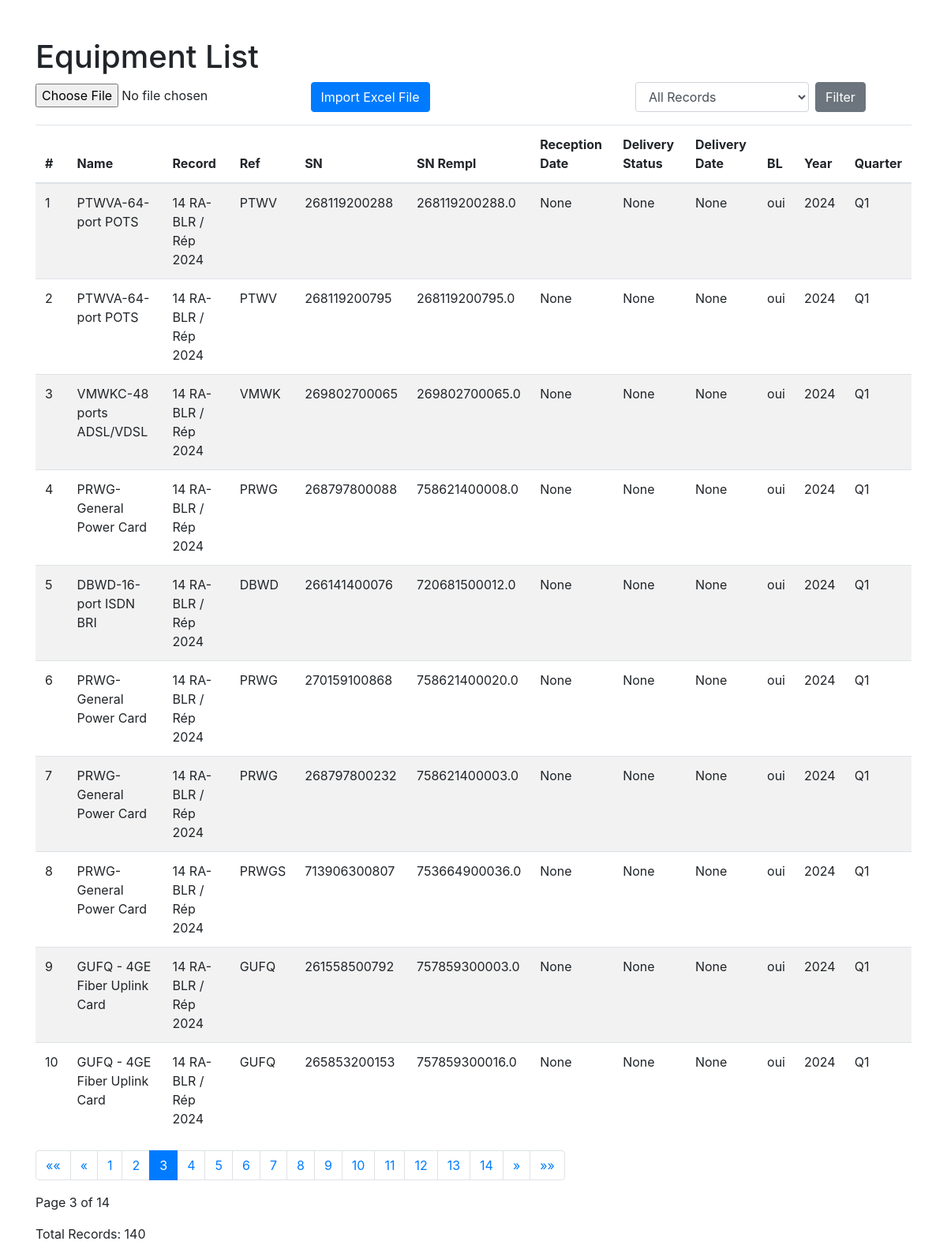
Screenshot of /inventory/equipments/?page=3 with the database file from the repository.
### inventory/models.py (models this page shows, shortened)
class Equipment(models.Model):
    record = models.ForeignKey(Record, related_name='equipment', on_delete=models.CASCADE)
    name = models.CharField(max_length=255)
    ref = models.CharField(max_length=255, blank=True, null=True)
    sn = models.CharField(max_length=255, blank=True, null=True)
    sn_rempl = models.CharField(max_length=255, blank=True, null=True)
    reception_date = models.DateField(blank=True, null=True)
    delivery_status = models.CharField(max_length=255, blank=True, null=True)
    delivery_date = models.DateField(blank=True, null=True)
    bl = models.CharField(max_length=255, blank=True, null=True)
    year = models.PositiveIntegerField(blank=True, null=True)
    quarter = models.CharField(max_length=2, blank=True, null=True)
    order_index = models.PositiveIntegerField()  # New field to store row order

class Record(models.Model):
    name = models.CharField(max_length=255)

### inventory/views.py (the view, shortened to what this page needs)
# urls.py: path('equipments/', views.equipment_list, name='equipment_list'),
def equipment_list(request):
    form = UploadFileForm()
    filter_record_id = request.GET.get('record')
    equipments = Equipment.objects.all()
    if filter_record_id:
        equipments = equipments.filter(record_id=filter_record_id)
    paginator = Paginator(equipments, 10)  # Show 10 equipments per page
    page_number = request.GET.get('page')
    page_obj = paginator.get_page(page_number)
    return render(request, 'inventory/equipment_list.html', {
        'equipments': page_obj,
        'form': form,
        'records': Record.objects.all(),  # Ensure records are available for filtering
        'filter_record_id': filter_record_id  # Current filter record ID
    })

### inventory/forms.py
class UploadFileForm(forms.Form):
    file = forms.FileField()

### inventory/templates/inventory/equipment_list.html (shortened to what this page needs)
{% load static %}
<!DOCTYPE html>
<html lang="en">
<head>
    <link href="https://stackpath.bootstrapcdn.com/bootstrap/4.5.2/css/bootstrap.min.css" rel="stylesheet">
</head>
<body>
<div class="container">
    <h1 class="mt-5">Equipment List</h1>
    <div class="row mb-3">
        <div class="col-md-8">
            <form method="post" enctype="multipart/form-data">
                {{ form.file }}
                <button type="submit" class="btn btn-primary">Import Excel File</button>
            </form>
        </div>
        <div class="col-md-4">
            <form method="get" class="form-inline">
                <div class="form-group mr-2">
                    <select name="record" id="record" class="form-control">
                        <option value="">All Records</option>
                    </select>
                </div>
                <button type="submit" class="btn btn-secondary">Filter</button>
            </form>
        </div>
    </div>
    <table class="table table-striped">
        <thead>
            <tr>
                <th>#</th>
                <th>Name</th>
                <th>Record</th>
                <th>Ref</th>
                <th>SN</th>
                <th>SN Rempl</th>
                <th>Reception Date</th>
                <th>Delivery Status</th>
                <th>Delivery Date</th>
                <th>BL</th>
                <th>Year</th>
                <th>Quarter</th>
            </tr>
        </thead>
        <tbody>
            {% for equipment in equipments %}
            <tr>
                <td>{{ forloop.counter }}</td>
                <td>{{ equipment.name }}</td>
                <td>{{ equipment.record.name }}</td>
                <td>{{ equipment.ref }}</td>
                <td>{{ equipment.sn }}</td>
                <td>{{ equipment.sn_rempl }}</td>
                <td>{{ equipment.reception_date }}</td>
                <td>{{ equipment.delivery_status }}</td>
                <td>{{ equipment.delivery_date }}</td>
                <td>{{ equipment.bl }}</td>
                <td>{{ equipment.year }}</td>
                <td>{{ equipment.quarter }}</td>
            </tr>
            {% endfor %}
        </tbody>
    </table>
    <nav aria-label="Page navigation">
        <ul class="pagination">
            {% if equipments.has_previous %}
                <li class="page-item">
                    <a class="page-link" href="?page=1{% if filter_record_id %}&record={{ filter_record_id }}{% endif %}" aria-label="First">
                        <span aria-hidden="true">&laquo;&laquo;</span>
                    </a>
                </li>
                <li class="page-item">
                    <a class="page-link" href="?page={{ equipments.previous_page_number }}{% if filter_record_id %}&record={{ filter_record_id }}{% endif %}" aria-label="Previous">
                        <span aria-hidden="true">&laquo;</span>
                    </a>
                </li>
            {% endif %}
            {% for num in equipments.paginator.page_range %}
                {% if equipments.number == num %}
                    <li class="page-item active" aria-current="page">
                        <span class="page-link">{{ num }}<span class="sr-only">(current)</span></span>
                    </li>
                {% else %}
                    <li class="page-item">
                        <a class="page-link" href="?page={{ num }}{% if filter_record_id %}&record={{ filter_record_id }}{% endif %}">{{ num }}</a>
                    </li>
                {% endif %}
            {% endfor %}
            {% if equipments.has_next %}
                <li class="page-item">
                    <a class="page-link" href="?page={{ equipments.next_page_number }}{% if filter_record_id %}&record={{ filter_record_id }}{% endif %}" aria-label="Next">
                        <span aria-hidden="true">&raquo;</span>
                    </a>
                </li>
                <li class="page-item">
                    <a class="page-link" href="?page={{ equipments.paginator.num_pages }}{% if filter_record_id %}&record={{ filter_record_id }}{% endif %}" aria-label="Last">
                        <span aria-hidden="true">&raquo;&raquo;</span>
                    </a>
                </li>
            {% endif %}
        </ul>
    </nav>
    <div class="mt-3">
        <p>Page {{ equipments.number }} of {{ equipments.paginator.num_pages }}</p>
        <p>Total Records: {{ equipments.paginator.count }}</p>
    </div>
</div>
</body>
</html>

### rows the page displays
Equipment: name "PTWVA-64-port POTS", record.name "14 RA-BLR / Rép 2024", ref "PTWV", sn "268119200288", sn_rempl "268119200288.0", reception_date "None", delivery_status "None", delivery_date "None", bl "oui", year "2024", quarter "Q1"
Equipment: name "PTWVA-64-port POTS", record.name "14 RA-BLR / Rép 2024", ref "PTWV", sn "268119200795", sn_rempl "268119200795.0", reception_date "None", delivery_status "None", delivery_date "None", bl "oui", year "2024", quarter "Q1"
Equipment: name "VMWKC-48 ports ADSL/VDSL", record.name "14 RA-BLR / Rép 2024", ref "VMWK", sn "269802700065", sn_rempl "269802700065.0", reception_date "None", delivery_status "None", delivery_date "None", bl "oui", year "2024", quarter "Q1"
Equipment: name "PRWG-General Power Card", record.name "14 RA-BLR / Rép 2024", ref "PRWG", sn "268797800088", sn_rempl "758621400008.0", reception_date "None", delivery_status "None", delivery_date "None", bl "oui", year "2024", quarter "Q1"
Equipment: name "DBWD-16-port ISDN BRI", record.name "14 RA-BLR / Rép 2024", ref "DBWD", sn "266141400076", sn_rempl "720681500012.0", reception_date "None", delivery_status "None", delivery_date "None", bl "oui", year "2024", quarter "Q1"
Equipment: name "PRWG-General Power Card", record.name "14 RA-BLR / Rép 2024", ref "PRWG", sn "270159100868", sn_rempl "758621400020.0", reception_date "None", delivery_status "None", delivery_date "None", bl "oui", year "2024", quarter "Q1"
Equipment: name "PRWG-General Power Card", record.name "14 RA-BLR / Rép 2024", ref "PRWG", sn "268797800232", sn_rempl "758621400003.0", reception_date "None", delivery_status "None", delivery_date "None", bl "oui", year "2024", quarter "Q1"
Equipment: name "PRWG-General Power Card", record.name "14 RA-BLR / Rép 2024", ref "PRWGS", sn "713906300807", sn_rempl "753664900036.0", reception_date "None", delivery_status "None", delivery_date "None", bl "oui", year "2024", quarter "Q1"
Equipment: name "GUFQ - 4GE Fiber Uplink Card", record.name "14 RA-BLR / Rép 2024", ref "GUFQ", sn "261558500792", sn_rempl "757859300003.0", reception_date "None", delivery_status "None", delivery_date "None", bl "oui", year "2024", quarter "Q1"
Equipment: name "GUFQ - 4GE Fiber Uplink Card", record.name "14 RA-BLR / Rép 2024", ref "GUFQ", sn "265853200153", sn_rempl "757859300016.0", reception_date "None", delivery_status "None", delivery_date "None", bl "oui", year "2024", quarter "Q1"

### other values shown
{{ num }} "1" "2" "4" "5" "6" "7" "8" "9" "10" "11" "12" "13" "14"
{{ num }} "3"
{{ equipments.number }} "3"
{{ equipments.paginator.num_pages }} "14"
{{ equipments.paginator.count }} "140"
